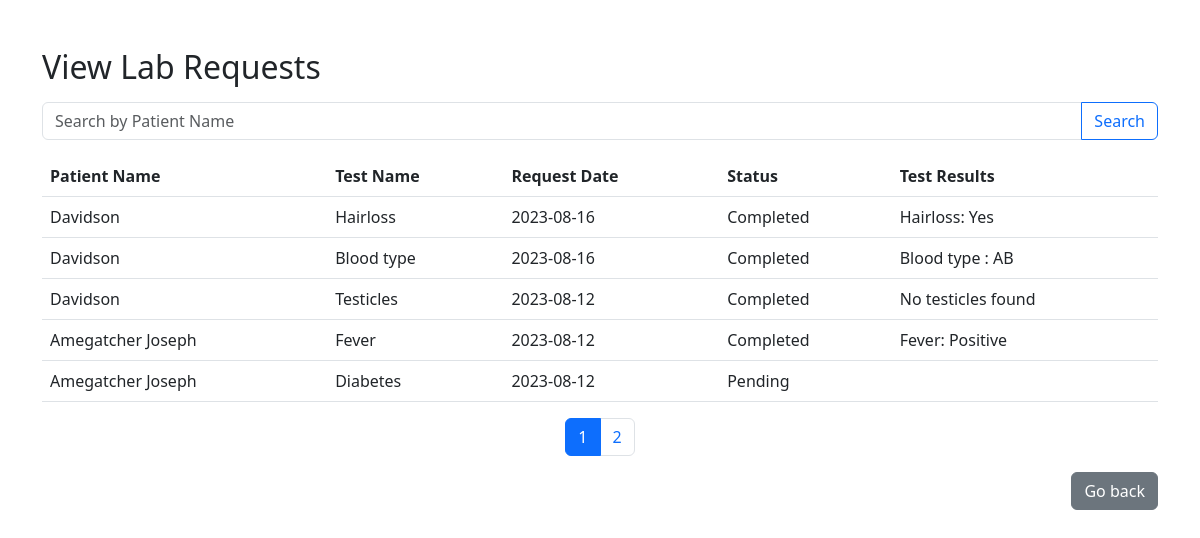
Screenshot of /dashboard/doctors/view_lab_request.php (signed in) with the database file from the repository.
### tables this page shows
CREATE TABLE `lab_requests` (
  `id` int(11) NOT NULL,
  `doctor_id` int(125) DEFAULT NULL,
  `patient_id` int(11) NOT NULL,
  `test_name` varchar(100) NOT NULL,
  `request_date` date NOT NULL,
  `status` enum('Pending','Completed','Canceled') NOT NULL DEFAULT 'Pending',
  `test_results` text DEFAULT NULL
);

CREATE TABLE `patients` (
  `id` int(11) NOT NULL,
  `fullname` varchar(255) NOT NULL,
  `email` varchar(255) NOT NULL,
  `phone` varchar(20) NOT NULL,
  `date_of_birth` date NOT NULL,
  `gender` enum('Male','Female','Other') NOT NULL,
  `address` varchar(650) DEFAULT NULL,
  `location` varchar(255) DEFAULT NULL,
  `password` varchar(255) NOT NULL,
  `status` varchar(20) DEFAULT 'unconfirmed'
);

### dashboard/doctors/view_lab_request.php (the view, shortened to what this page needs)
<?php
require_once "../../config/db.php";
$doctor_id = $_SESSION["id"];
$results_per_page = 5;
$current_page = isset($_GET['page']) ? $_GET['page'] : 1;
$count_sql = "SELECT COUNT(id) AS total FROM lab_requests WHERE doctor_id = ?";
$count_stmt = mysqli_prepare($connection, $count_sql);
mysqli_stmt_bind_param($count_stmt, "i", $doctor_id);
mysqli_stmt_execute($count_stmt);
$count_result = mysqli_stmt_get_result($count_stmt);
$row = mysqli_fetch_assoc($count_result);
$total_results = $row['total'];
$total_pages = ceil($total_results / $results_per_page);
$offset = ($current_page - 1) * $results_per_page;
$select_sql = "SELECT lab_requests.id, patients.fullname AS patient_name, lab_requests.test_name, lab_requests.request_date, lab_requests.status, lab_requests.test_results
               FROM lab_requests
               INNER JOIN patients ON lab_requests.patient_id = patients.id
               WHERE lab_requests.doctor_id = ?
               ORDER BY lab_requests.request_date DESC
               LIMIT $offset, $results_per_page";
$select_stmt = mysqli_prepare($connection, $select_sql);
mysqli_stmt_bind_param($select_stmt, "i", $doctor_id);
mysqli_stmt_execute($select_stmt);
$result = mysqli_stmt_get_result($select_stmt);
?>
<!DOCTYPE html>
<html lang="en">
<head>
    <link rel="stylesheet" href="https://cdn.jsdelivr.net/npm/bootstrap@5.3.0/dist/css/bootstrap.min.css">
</head>
<body>
    <div class="container mt-5">
        <h2 class="mb-3">View Lab Requests</h2>
        <form class="mb-3" method="get">
            <div class="input-group">
                <input type="text" class="form-control" name="search" placeholder="Search by Patient Name">
                <button class="btn btn-outline-primary" type="submit">Search</button>
            </div>
        </form>
        <table class="table">
            <thead>
                <tr>
                    <th>Patient Name</th>
                    <th>Test Name</th>
                    <th>Request Date</th>
                    <th>Status</th>
                    <th>Test Results</th>
                </tr>
            </thead>
            <tbody>
                <?php while ($row = mysqli_fetch_assoc($result)) : ?>
                    <tr>
                        <td><?php echo $row['patient_name']; ?></td>
                        <td><?php echo $row['test_name']; ?></td>
                        <td><?php echo $row['request_date']; ?></td>
                        <td><?php echo $row['status']; ?></td>
                        <td><?php echo $row['test_results']; ?></td>
                    </tr>
                <?php endwhile; ?>
            </tbody>
        </table>
        <nav aria-label="Lab Requests Pagination">
            <ul class="pagination justify-content-center">
                <?php for ($page = 1; $page <= $total_pages; $page++) : ?>
                    <li class="page-item<?php echo ($current_page == $page) ? ' active' : ''; ?>">
                        <a class="page-link" href="?page=<?php echo $page; ?>"><?php echo $page; ?></a>
                    </li>
                <?php endfor; ?>
            </ul>
        </nav>
        <p class="text-end"><a href="./doctorsdashboard.php" class="btn btn-secondary">Go back</a></p>
</body>
</html>

### rows the page displays
lab_requests: patient.fullname "Davidson", test_name "Hairloss", request_date "2023-08-16", status "Completed", test_results "Hairloss: Yes"
lab_requests: patient.fullname "Davidson", test_name "Blood type", request_date "2023-08-16", status "Completed", test_results "Blood type : AB"
lab_requests: patient.fullname "Davidson", test_name "Testicles", request_date "2023-08-12", status "Completed", test_results "No testicles found"
lab_requests: patient.fullname "Amegatcher Joseph", test_name "Fever", request_date "2023-08-12", status "Completed", test_results "Fever: Positive"
lab_requests: patient.fullname "Amegatcher Joseph", test_name "Diabetes", request_date "2023-08-12", status "Pending"
